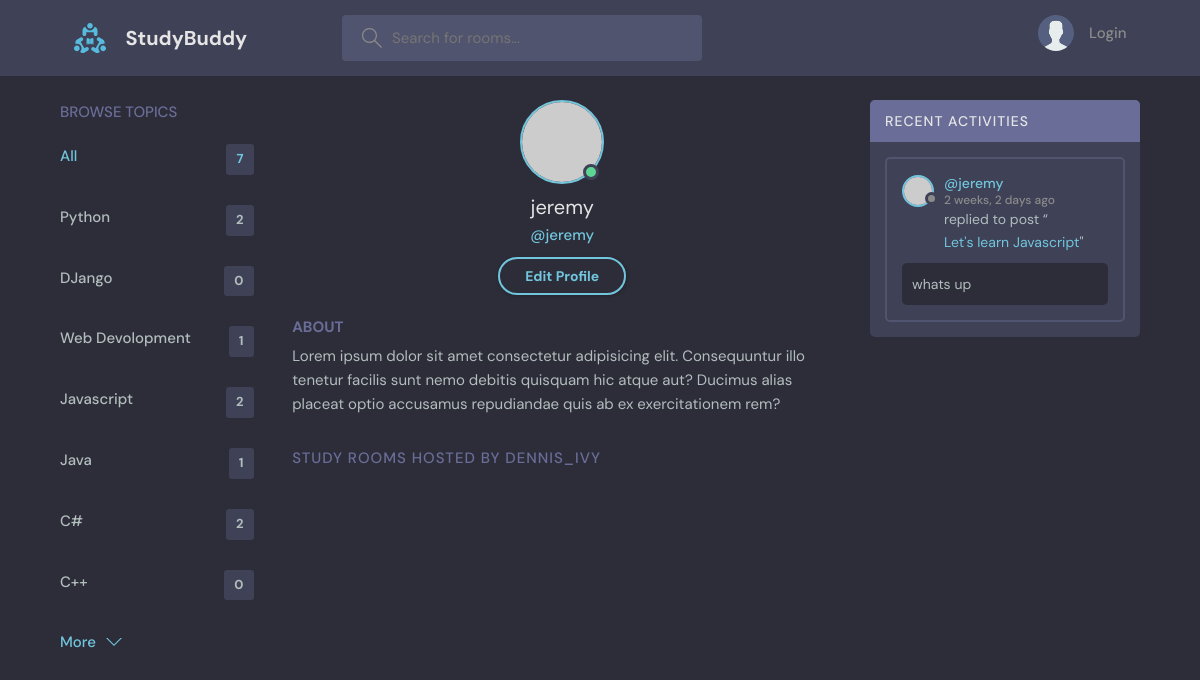
/user-profile/3/, run on the app's committed database.
### base/models.py (models this page shows, shortened)
class Topic(models.Model):
    name = models.CharField(max_length=200)

class Message(models.Model):
    user = models.ForeignKey(User, on_delete=models.CASCADE)
    room = models.ForeignKey(Room, on_delete=models.CASCADE)
    body = models.TextField()
    updated = models.DateTimeField(auto_now=True)
    created = models.DateTimeField(auto_now_add=True)
    class Meta:
        ordering = ['-updated', '-created']

class Room(models.Model):
    host = models.ForeignKey(User, on_delete=models.SET_NULL, null=True)
    topic = models.ForeignKey(Topic, on_delete=models.SET_NULL, null=True)
    name = models.CharField(max_length=200)
    description = models.TextField(null=True, blank=True)
    participants = models.ManyToManyField(
        User, related_name='participants', blank=True)
    updated = models.DateTimeField(auto_now=True)
    created = models.DateTimeField(auto_now_add=True)
    class Meta:
        ordering = ['-updated', '-created']

### base/views.py (the view)
# urls.py: path('user-profile/<str:pk>/', views.userProfile, name='user-profile'),
def userProfile(request, pk):
    user = User.objects.get(id=pk)
    rooms = user.room_set.all()
    room_message = user.message_set.all()
    topics = Topic.objects.all()
    context = {'user':user, 'rooms':rooms, 'room_messages':room_message,
               'topics':topics}
    return render(request, 'base/profile.html', context)

### base/templates/base/profile.html (shortened to what this page needs)
{% extends 'main.html' %}
{% block content %}
  <main class="profile-page layout layout--3">
    <div class="container">
      {% include 'base/topics_components.html' %}
      <div class="roomList">
        <div class="profile">
          <div class="profile__avatar">
            <div class="avatar avatar--large active">
              <img src="https://randomuser.me/api/portraits/men/11.jpg" />
            </div>
          </div>
          <div class="profile__info">
            <h3>{{user.username}}</h3>
            <p>@{{user.username}}</p>
            <a href="edit-user.html" class="btn btn--main btn--pill">Edit Profile</a>
          </div>
          <div class="profile__about">
            <h3>About</h3>
            <p>
              Lorem ipsum dolor sit amet consectetur adipisicing elit. Consequuntur illo tenetur
              facilis sunt nemo debitis quisquam hic atque aut? Ducimus alias placeat optio
              accusamus repudiandae quis ab ex exercitationem rem?
            </p>
          </div>
        </div>
        <div class="roomList__header">
          <div>
            <h2>Study Rooms Hosted by dennis_ivy</a>
            </h2>
          </div>
        </div>
      </div>
      {% include 'base/activity_components.html' %}
    </div>
  </main>
{% endblock content %}

### base/templates/base/topics_components.html
<div class="topics">
    <div class="topics__header">
      <h2>Browse Topics</h2>
    </div>
    <ul class="topics__list">
      <li>
        <a href="{% url 'home' %}" class="active">All <span>{{topics.count}}</span></a>
      </li>
      {% for topic in topics %}
      <li>
        <a href="{% url 'home' %}?q={{topic.name}}">{{topic.name}}<span>{{topic.room_set.all.count}}</span></a>
      </li>
      {%endfor%}
    </ul>
    <a class="btn btn--link" href="topics.html">
      More
      <svg version="1.1" xmlns="http://www.w3.org/2000/svg" width="32" height="32" viewBox="0 0 32 32">
        <title>chevron-down</title>
        <path d="M16 21l-13-13h-3l16 16 16-16h-3l-13 13z"></path>
      </svg>
    </a>
  </div>

### base/templates/base/activity_components.html (shortened to what this page needs)
<div class="activities">
    <div class="activities__header">
      <h2>Recent Activities</h2>
    </div>
    {% for message in room_messages %}
    <div class="activities__box">
      <div class="activities__boxHeader roomListRoom__header">
        <a href="{% url 'user-profile' message.user.id %}" class="roomListRoom__author">
          <div class="avatar avatar--small">
            <img src="https://randomuser.me/api/portraits/women/11.jpg" />
          </div>
          <p>
            @{{message.user}}
            <span>{{message.created|timesince}} ago</span>
          </p>
        </a>
      </div>
      <div class="activities__boxContent">
        <p>replied to post “<a href="{% url 'room' message.room.id %}">{{message.room.name}}</a>"</p>
        <div class="activities__boxRoomContent">
            {{message.body}}
        </div>
      </div>
    </div>
    {% endfor %}
  </div>

### data on the page
Topic: name "Python", room_set.all.count "2"
Topic: name "DJango", room_set.all.count "0"
Topic: name "Web Devolopment", room_set.all.count "1"
Topic: name "Javascript", room_set.all.count "2"
Topic: name "Java", room_set.all.count "1"
Topic: name "C#", room_set.all.count "2"
Topic: name "C++", room_set.all.count "0"
Message: user "jeremy", created "2 weeks, 2 days", room.name "Let's learn Javascript", body "whats up"

### other printed values
{{ topics.count }} "7"
{{ user.username }} "jeremy"
